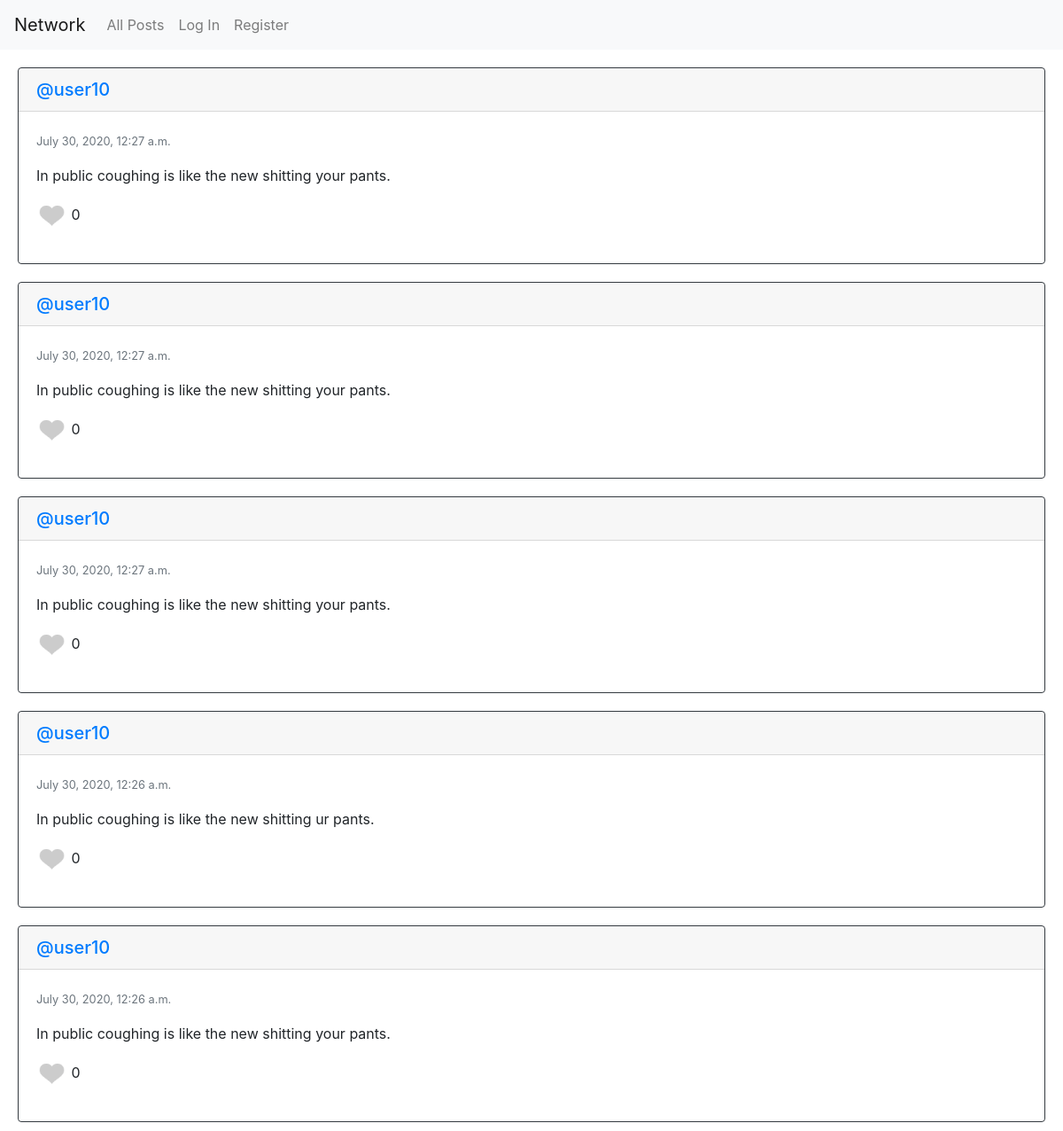
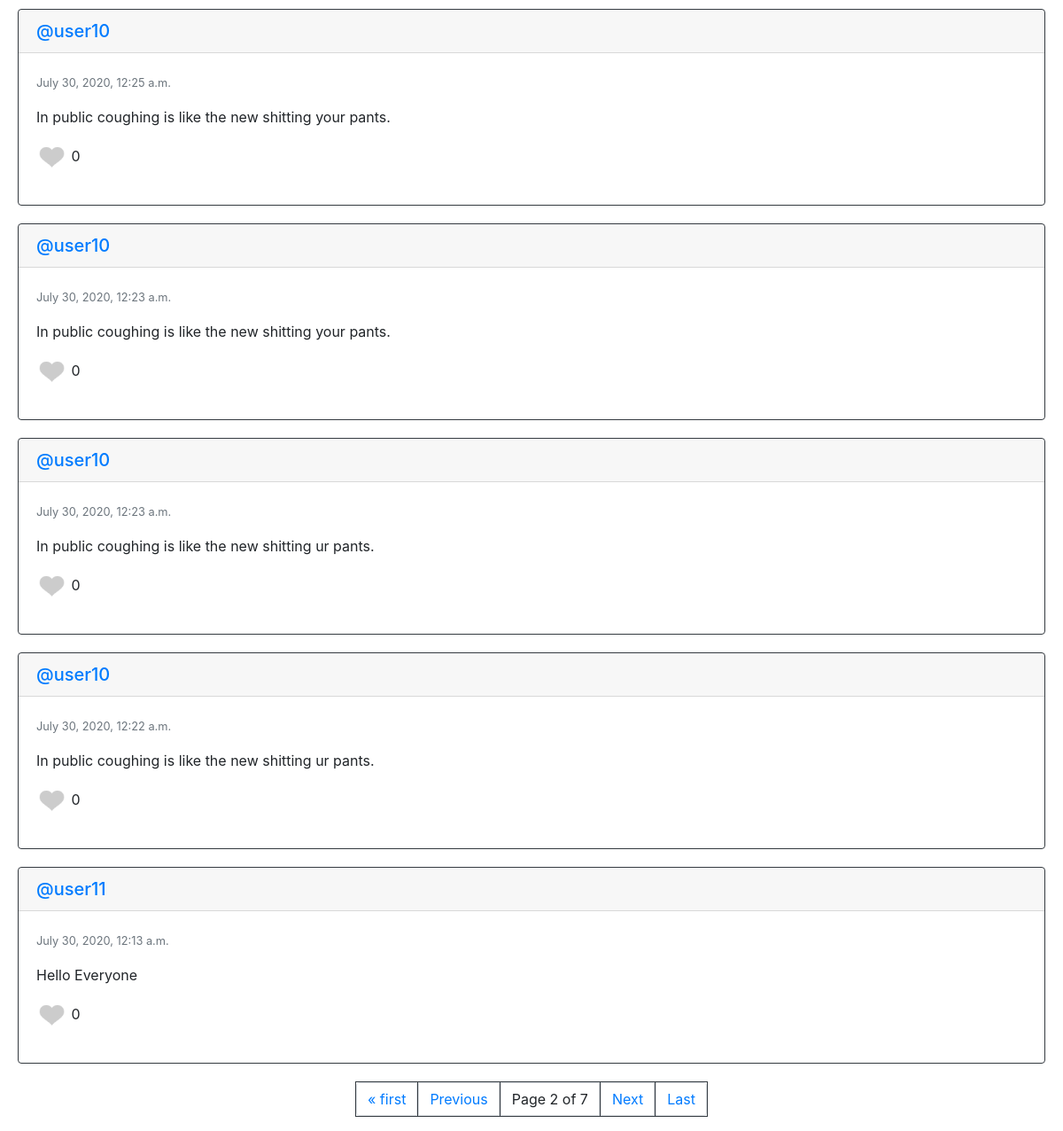
Screenshot of /?page=2 with the database file from the repository (2 pictures, top to bottom).
### network/models.py (models this page shows, shortened)
class Tweet(models.Model):
    user = models.ForeignKey("User", on_delete=models.CASCADE, related_name="tweets")
    text = models.TextField(blank=True)
    date_created = models.DateTimeField(auto_now=True)
    likes = models.ManyToManyField('User', default=None, blank=True, related_name='tweet_likes')

class User(AbstractUser):
    pass

### network/views.py (the view)
# urls.py: path("", views.index, name="index"),
def index(request):
    if request.method == "POST":
        text = request.POST["text"].strip()
        tweet = Tweet.objects.create(text=text,user=request.user)
        if(tweet):print(f'text-{text}')
    tweets = Tweet.objects.all().order_by("-date_created")
    paginator = Paginator(tweets, 10) # Show 10 posts per page.
    page_number = request.GET.get('page')
    tweets = paginator.get_page(page_number)
    return render(request, "network/index.html", {
        'tweets':tweets
    })

### network/templates/network/index.html (shortened to what this page needs)
{% extends "network/layout.html" %}
{% load static %}
{% block body %}
{% if tweets %}
{% for tweet in tweets %}
<div id="T{{tweet.id}}" class="card border border-dark" style="margin: 20px;" >
    <a href="{% url 'profileView' uid=tweet.user.id %}"><h5 class="card-header">@{{tweet.user}}</h5></a>
    <div id="pp{{tweet.id}}" class="card-body">
        <p><small class="text-muted">{{tweet.date_created}}</small></p>
        <p class="card-text"> {{tweet.text }}</p>
        {% if request.user in  tweet.likes.all %}
            <p class="image" ><img id="l{{tweet.id}}" src="{% static 'network/like.png' %}" data-user="{{request.user.id}}" data-value="like" alt="heart" style="width: 35px;height: 35px; fill: red;"><count id="ll{{tweet.id}}"> {{tweet.likes.all.count}}</count> </p>
        {% else %}
            <p class="image" ><img id="l{{tweet.id}}" src="{% static 'network/unlike.png' %}" data-user="{{request.user.id}}" data-value="unlike" alt="heart" style="width: 35px;height: 35px;fill: red;"><count id="ll{{tweet.id}}"> {{tweet.likes.all.count}}</count> </p>
        {% endif %}
    </div>
</div>
{% endfor %}
{% endif %}
{% include "network/pagination.html" %}
{% endblock %}

### rows the page displays
Tweet: user "user10", date_created "July 30, 2020, 12:27 a.m.", text "In public coughing is like the new shitting your pants.", likes.all.count "0"
Tweet: user "user10", date_created "July 30, 2020, 12:27 a.m.", text "In public coughing is like the new shitting your pants.", likes.all.count "0"
Tweet: user "user10", date_created "July 30, 2020, 12:27 a.m.", text "In public coughing is like the new shitting your pants.", likes.all.count "0"
Tweet: user "user10", date_created "July 30, 2020, 12:26 a.m.", text "In public coughing is like the new shitting ur pants.", likes.all.count "0"
Tweet: user "user10", date_created "July 30, 2020, 12:26 a.m.", text "In public coughing is like the new shitting your pants.", likes.all.count "0"
Tweet: user "user10", date_created "July 30, 2020, 12:25 a.m.", text "In public coughing is like the new shitting your pants.", likes.all.count "0"
Tweet: user "user10", date_created "July 30, 2020, 12:23 a.m.", text "In public coughing is like the new shitting your pants.", likes.all.count "0"
Tweet: user "user10", date_created "July 30, 2020, 12:23 a.m.", text "In public coughing is like the new shitting ur pants.", likes.all.count "0"
Tweet: user "user10", date_created "July 30, 2020, 12:22 a.m.", text "In public coughing is like the new shitting ur pants.", likes.all.count "0"
Tweet: user "user11", date_created "July 30, 2020, 12:13 a.m.", text "Hello Everyone", likes.all.count "0"

### other values shown
{{ tweets.number }} "2"
{{ tweets.paginator.num_pages }} "7"
